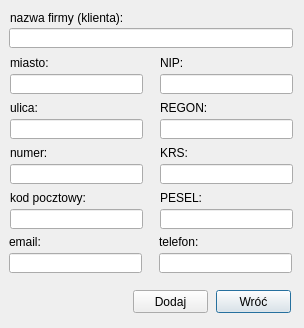
<?xml version="1.0" encoding="UTF-8"?>
<ui version="4.0">
 <class>addClients</class>
 <widget class="QDialog" name="addClients">
  <property name="geometry">
   <rect>
    <x>0</x>
    <y>0</y>
    <width>304</width>
    <height>328</height>
   </rect>
  </property>
  <property name="windowTitle">
   <string>Dodawanie nowego kontrahenta</string>
  </property>
  <widget class="QLineEdit" name="output_city">
   <property name="geometry">
    <rect>
     <x>10</x>
     <y>74</y>
     <width>133</width>
     <height>20</height>
    </rect>
   </property>
  </widget>
  <widget class="QLineEdit" name="output_KRS">
   <property name="geometry">
    <rect>
     <x>160</x>
     <y>164</y>
     <width>133</width>
     <height>20</height>
    </rect>
   </property>
  </widget>
  <widget class="QLineEdit" name="output_phone">
   <property name="geometry">
    <rect>
     <x>159</x>
     <y>253</y>
     <width>133</width>
     <height>20</height>
    </rect>
   </property>
  </widget>
  <widget class="QLineEdit" name="output_email">
   <property name="geometry">
    <rect>
     <x>9</x>
     <y>253</y>
     <width>133</width>
     <height>20</height>
    </rect>
   </property>
  </widget>
  <widget class="QLabel" name="label_7">
   <property name="geometry">
    <rect>
     <x>160</x>
     <y>190</y>
     <width>121</width>
     <height>16</height>
    </rect>
   </property>
   <property name="text">
    <string>PESEL:</string>
   </property>
   <property name="buddy">
    <cstring>output_PESEL</cstring>
   </property>
  </widget>
  <widget class="QLabel" name="label_9">
   <property name="geometry">
    <rect>
     <x>160</x>
     <y>145</y>
     <width>101</width>
     <height>16</height>
    </rect>
   </property>
   <property name="text">
    <string>KRS:</string>
   </property>
   <property name="buddy">
    <cstring>output_KRS</cstring>
   </property>
  </widget>
  <widget class="QLineEdit" name="output_name">
   <property name="geometry">
    <rect>
     <x>9</x>
     <y>28</y>
     <width>284</width>
     <height>20</height>
    </rect>
   </property>
  </widget>
  <widget class="QLineEdit" name="output_NIP">
   <property name="geometry">
    <rect>
     <x>160</x>
     <y>74</y>
     <width>133</width>
     <height>20</height>
    </rect>
   </property>
  </widget>
  <widget class="QLineEdit" name="output_REGON">
   <property name="geometry">
    <rect>
     <x>160</x>
     <y>119</y>
     <width>133</width>
     <height>20</height>
    </rect>
   </property>
  </widget>
  <widget class="QLabel" name="label_5">
   <property name="geometry">
    <rect>
     <x>10</x>
     <y>145</y>
     <width>91</width>
     <height>16</height>
    </rect>
   </property>
   <property name="text">
    <string>numer:</string>
   </property>
   <property name="buddy">
    <cstring>output_number</cstring>
   </property>
  </widget>
  <widget class="QLabel" name="label_3">
   <property name="geometry">
    <rect>
     <x>10</x>
     <y>100</y>
     <width>101</width>
     <height>16</height>
    </rect>
   </property>
   <property name="text">
    <string>ulica:</string>
   </property>
   <property name="buddy">
    <cstring>output_street</cstring>
   </property>
  </widget>
  <widget class="QLabel" name="label_11">
   <property name="geometry">
    <rect>
     <x>159</x>
     <y>234</y>
     <width>101</width>
     <height>16</height>
    </rect>
   </property>
   <property name="text">
    <string>telefon:</string>
   </property>
   <property name="buddy">
    <cstring>output_phone</cstring>
   </property>
  </widget>
  <widget class="QPushButton" name="button_return">
   <property name="geometry">
    <rect>
     <x>216</x>
     <y>290</y>
     <width>75</width>
     <height>23</height>
    </rect>
   </property>
   <property name="text">
    <string>Wróć</string>
   </property>
  </widget>
  <widget class="QLabel" name="label_10">
   <property name="geometry">
    <rect>
     <x>9</x>
     <y>234</y>
     <width>121</width>
     <height>16</height>
    </rect>
   </property>
   <property name="text">
    <string>email:</string>
   </property>
   <property name="buddy">
    <cstring>output_email</cstring>
   </property>
  </widget>
  <widget class="QLabel" name="label_8">
   <property name="geometry">
    <rect>
     <x>160</x>
     <y>100</y>
     <width>121</width>
     <height>16</height>
    </rect>
   </property>
   <property name="text">
    <string>REGON:</string>
   </property>
   <property name="buddy">
    <cstring>output_REGON</cstring>
   </property>
  </widget>
  <widget class="QLineEdit" name="output_postalCode">
   <property name="geometry">
    <rect>
     <x>10</x>
     <y>209</y>
     <width>133</width>
     <height>20</height>
    </rect>
   </property>
  </widget>
  <widget class="QLineEdit" name="output_PESEL">
   <property name="geometry">
    <rect>
     <x>160</x>
     <y>209</y>
     <width>133</width>
     <height>20</height>
    </rect>
   </property>
  </widget>
  <widget class="QLineEdit" name="output_number">
   <property name="geometry">
    <rect>
     <x>10</x>
     <y>164</y>
     <width>133</width>
     <height>20</height>
    </rect>
   </property>
  </widget>
  <widget class="QLabel" name="label_2">
   <property name="geometry">
    <rect>
     <x>10</x>
     <y>55</y>
     <width>111</width>
     <height>16</height>
    </rect>
   </property>
   <property name="text">
    <string>miasto:</string>
   </property>
   <property name="buddy">
    <cstring>output_city</cstring>
   </property>
  </widget>
  <widget class="QLabel" name="label">
   <property name="geometry">
    <rect>
     <x>10</x>
     <y>10</y>
     <width>181</width>
     <height>16</height>
    </rect>
   </property>
   <property name="text">
    <string>nazwa firmy (klienta):</string>
   </property>
   <property name="buddy">
    <cstring>output_name</cstring>
   </property>
  </widget>
  <widget class="QPushButton" name="button_add">
   <property name="geometry">
    <rect>
     <x>133</x>
     <y>290</y>
     <width>75</width>
     <height>23</height>
    </rect>
   </property>
   <property name="text">
    <string>Dodaj</string>
   </property>
  </widget>
  <widget class="QLabel" name="label_6">
   <property name="geometry">
    <rect>
     <x>10</x>
     <y>190</y>
     <width>121</width>
     <height>16</height>
    </rect>
   </property>
   <property name="text">
    <string>kod pocztowy:</string>
   </property>
   <property name="buddy">
    <cstring>output_postalCode</cstring>
   </property>
  </widget>
  <widget class="QLineEdit" name="output_street">
   <property name="geometry">
    <rect>
     <x>10</x>
     <y>119</y>
     <width>133</width>
     <height>20</height>
    </rect>
   </property>
  </widget>
  <widget class="QLabel" name="label_4">
   <property name="geometry">
    <rect>
     <x>160</x>
     <y>55</y>
     <width>81</width>
     <height>16</height>
    </rect>
   </property>
   <property name="text">
    <string>NIP:</string>
   </property>
   <property name="buddy">
    <cstring>output_NIP</cstring>
   </property>
  </widget>
 </widget>
 <tabstops>
  <tabstop>output_name</tabstop>
  <tabstop>output_city</tabstop>
  <tabstop>output_street</tabstop>
  <tabstop>output_number</tabstop>
  <tabstop>output_postalCode</tabstop>
  <tabstop>output_email</tabstop>
  <tabstop>output_NIP</tabstop>
  <tabstop>output_REGON</tabstop>
  <tabstop>output_KRS</tabstop>
  <tabstop>output_PESEL</tabstop>
  <tabstop>output_phone</tabstop>
  <tabstop>button_add</tabstop>
  <tabstop>button_return</tabstop>
 </tabstops>
 <resources/>
 <connections/>
</ui>
